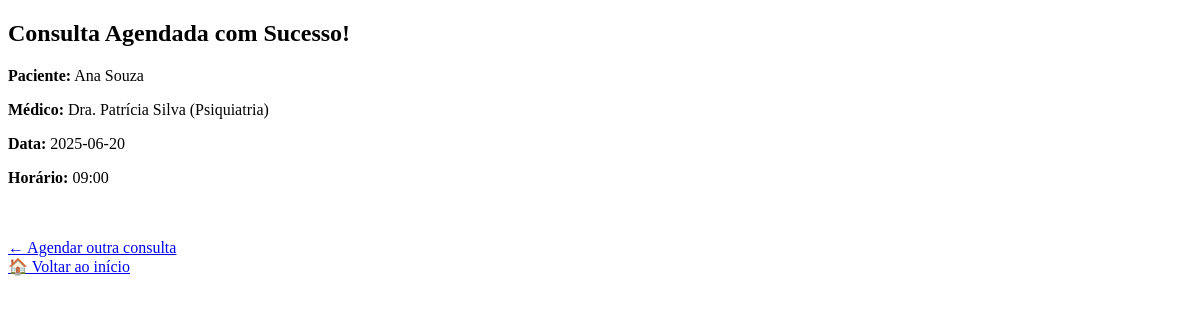
The page /comprovante/11 (signed in) on the database as committed earlier.
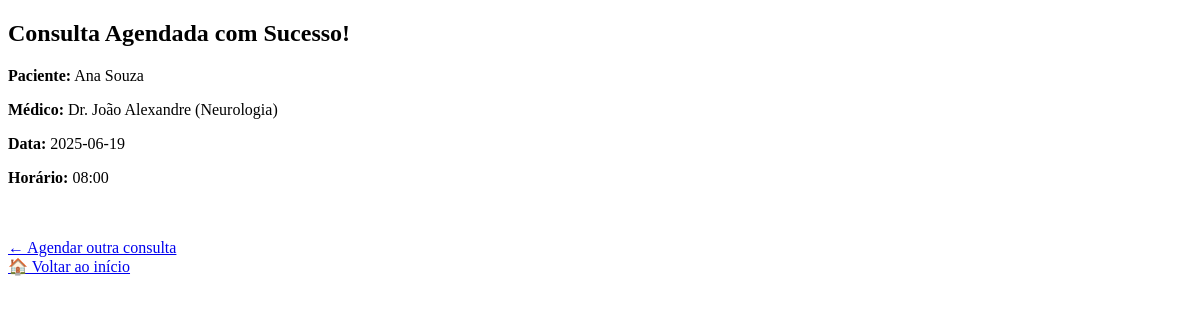
The same page on the database as committed later.
### tables this page shows
CREATE TABLE "medico" (
	"id"	INTEGER,
	"nome"	TEXT NOT NULL,
	"especialidade"	TEXT NOT NULL,
	PRIMARY KEY("id" AUTOINCREMENT)
);

CREATE TABLE agenda (
    id INTEGER PRIMARY KEY AUTOINCREMENT,
    medico_id INTEGER NOT NULL,
    data TEXT NOT NULL,
    horario TEXT NOT NULL,
    vagas_totais INTEGER NOT NULL,
    vagas_ocupadas INTEGER DEFAULT 0,
    FOREIGN KEY (medico_id) REFERENCES medico(id)
);

### app.py (the view)
@app.route('/comprovante/<int:consulta_id>')
def comprovante(consulta_id):
    if 'atendente_id' not in session:
        return redirect(url_for('login'))
    conn = get_db_connection()
    cursor = conn.cursor()
    cursor.execute('''
        SELECT c.id, u.nome AS paciente, m.nome AS medico, m.especialidade,
               a.data, a.horario
        FROM consulta c
        JOIN usuario u ON c.usuario_id = u.id
        JOIN agenda a ON c.agenda_id = a.id
        JOIN medico m ON a.medico_id = m.id
        WHERE c.id = ?
    ''', (consulta_id,))
    consulta = cursor.fetchone()
    conn.close()
    return render_template('comprovante.html', consulta=consulta)

### app.py (called while the page is built)
def get_db_connection():
    conn = sqlite3.connect('clinica.db')
    conn.row_factory = sqlite3.Row
    return conn

### templates/comprovante.html (shortened to what this page needs)
<!DOCTYPE html>
<html lang="pt-BR">
<head>
</head>
<body>
    <h2>Consulta Agendada com Sucesso!</h2>
    <p><strong>Paciente:</strong> {{ consulta['paciente'] }}</p>
    <p><strong>Médico:</strong> {{ consulta['medico'] }} ({{ consulta['especialidade'] }})</p>
    <p><strong>Data:</strong> {{ consulta['data'] }}</p>
    <p><strong>Horário:</strong> {{ consulta['horario'] }}</p>
    <br><br>
    <a href="{{ url_for('agendar') }}">← Agendar outra consulta</a><br>
    <a href="{{ url_for('home') }}">🏠 Voltar ao início</a>
</body>
</html>

Rows that differ between the two databases and show on the page:
no longer on this page (row unchanged): medico: medico "Dra. Patrícia Silva", especialidade "Psiquiatria"
no longer on this page (row edited): agenda: data "2025-06-20", horario "09:00"
now on this page (row unchanged): medico: medico "Dr. João Alexandre", especialidade "Neurologia"
now on this page (row unchanged): agenda: data "2025-06-19", horario "08:00"
